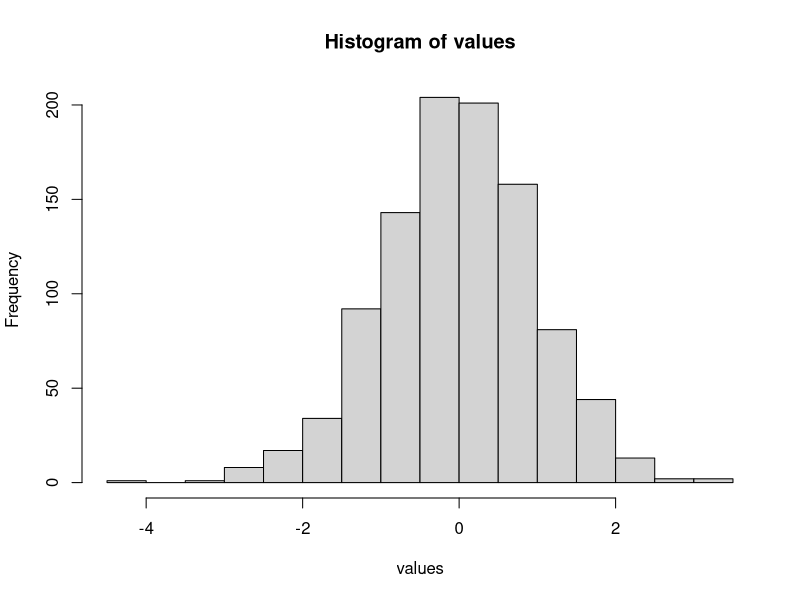

Here is the R script that generated this plot:
# Método de Box-Muller para uma ocorrência -------------------------------------

#  Vamos gerar duas variáveis independentes U_1 e U_2 com distribuição U(0,1),
# utilizando os geradores implementados no R.

# Escolhendo o gerador:
RNGkind("Mersenne-Twister")
# Definindo a semente de geração:
set.seed(15)

U_1 <- runif(1)
U_2 <- runif(1)

# Aplicando a transformação para gerar os valores da Normal Padrão:

x <- sqrt(- 2 * log(U_1)) * cos(2 * pi * U_2)
y <- sqrt(- 2 * log(U_1)) * sin(2 * pi * U_2)

# Gerando múltiplas ocorrências 

gerador_box_muller <- function(seed, n){
  
  U_1 <- runif(n)
  U_2 <- runif(n)
 
  # Dividindo o tamanho amostra igualmente para cada transformação
  if(n %% 2 == 0){
    # Aplicando a transformação para gerar os valores da Normal Padrão:
    x_1 <- sqrt(- 2 * log(U_1[1:(n/2)])) * cos(2 * pi * U_2[1:(n/2)])
    x_2 <- sqrt(- 2 * log(U_1)[1:(n/2+1)]) * sin(2 * pi * U_2[1:(n/2+1)])
  }
  else{
    # Aplicando a transformação para gerar os valores da Normal Padrão:
    x_1 <- sqrt(- 2 * log(U_1[1:(n %/% 2)])) * cos(2 * pi * U_2[1:(n %/% 2)])
    x_2 <- sqrt(- 2 * log(U_1)[1:(n %/% 2)]) * sin(2 * pi * U_2[1:(n %/% 2)])
  }
    
    x <- c(x_1, x_2)
    
  return(x)
}

# Testando a função
values <- gerador_box_muller(15, 1000)

# Visualizando um histograma dos valores gerados
hist(values)

# Testando se a amostra é de uma distribuição Normal
# Null hypothesis: The sample was generated from a normal distribution
shapiro.test(values)

#### ---------------------------------------------------------------------- ####
